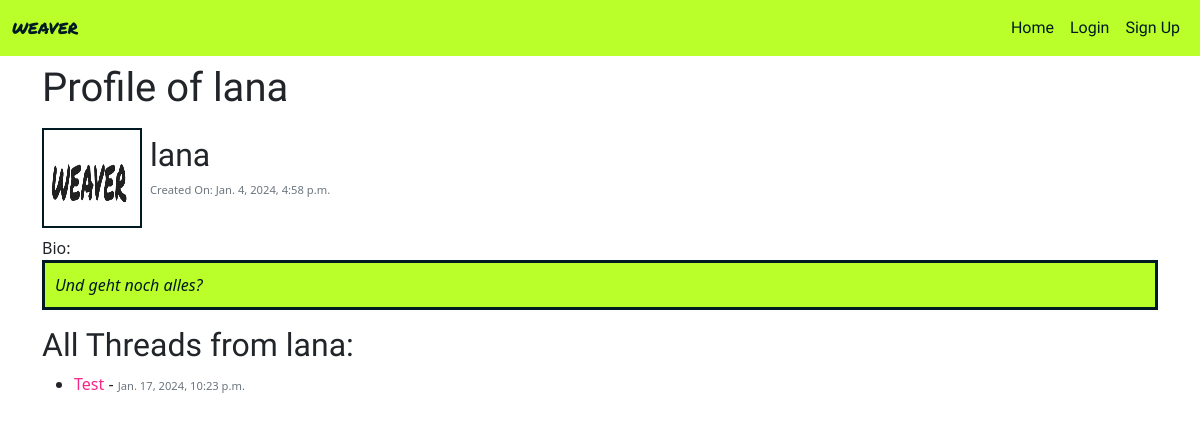
Before: /profile/lana/ with the older database file.
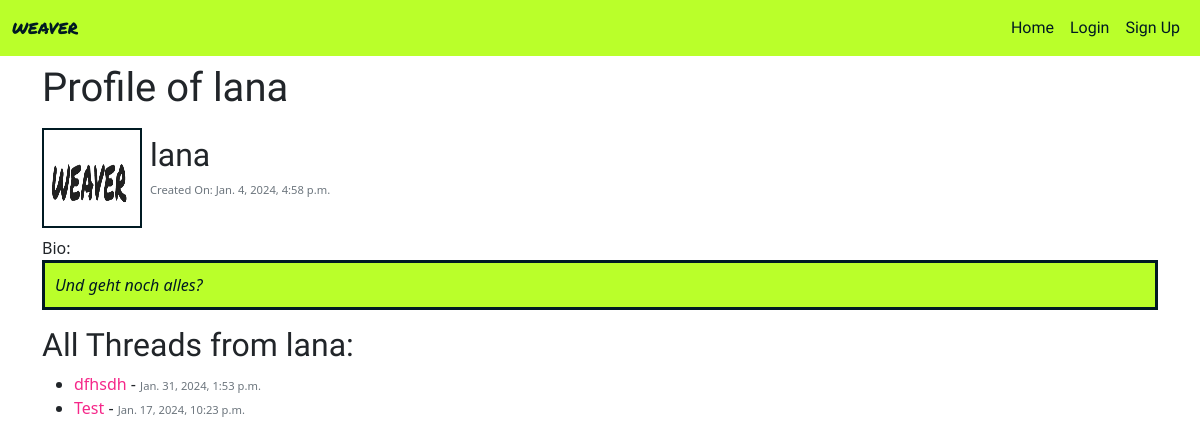
After: the same page with the newer database file.
### weave_manager/models.py (models this page shows, shortened)
class Thread(models.Model):
    title = models.CharField(max_length=200, unique=True)
    slug = models.SlugField(max_length=200, unique=True)
    author = models.ForeignKey(settings.AUTH_USER_MODEL,
        on_delete=models.CASCADE, related_name="posts")
    content = models.TextField()
    votes = models.IntegerField(default=0)
    created_on = models.DateTimeField(auto_now_add=True)
    status = models.IntegerField(choices=STATUS, default=0)
    tags = TaggableManager()
    class Meta:
        ordering = ["-created_on"]

### authentication/views.py (the view)
# urls.py: path('profile/<slug:username>/', views.UserProfileView.as_view(), name='user_profile'),
class UserProfileView(generic.DetailView):
    model = User
    template_name = "profile.html"
    slug_field = "username"
    slug_url_kwarg = "username"
    context_object_name = "user"

### authentication/templates/profile.html (shortened to what this page needs)
{% extends "base.html" %}
{% block content %}
{% load i18n %}
{% load crispy_forms_tags %}
<div class="container-lg my-2">
	<h1>Profile of {{user.username}}</h1>
	<div class="d-flex flex-column">
		<div class="d-flex flex-row my-2">
			{% if user.profile_pic %}
			<img src="{{ user.profile_pic.url }}" alt="Profile Picture" class="profile-pic">
			{% else %}
			<p>No profile picture available</p>
			{% endif %}
			<div class="m-2">
				<h2>{{ user.username }}</h2>
				<p class="text-muted fs-7">Created On: {{ user.created_on }}</p>
			</div>
		</div>
		<p class="m-0">Bio:</p>
		<p class="bio fst-italic">{{ user.bio }}</p>
	</div>
	<h2>All Threads from {{user.username}}:</h2>
	{% if user.posts.all %}
    <ul>
        {% for thread in user.posts.all %}
        <li><a href="{% url 'thread_detail' slug=thread.slug %}" class="link">{{ thread.title }} </a> - <span class="text-muted fs-7">{{ thread.created_on }}</span></li>
        {% endfor %}
    </ul>
    {% else %}
    <p>No threads available for this user.</p>
    {% endif %}
</div>
{% endblock %}

Changed rows visible on the page:
added Thread: title "dfhsdh", created_on "Jan. 31, 2024, 1:53 p.m."
